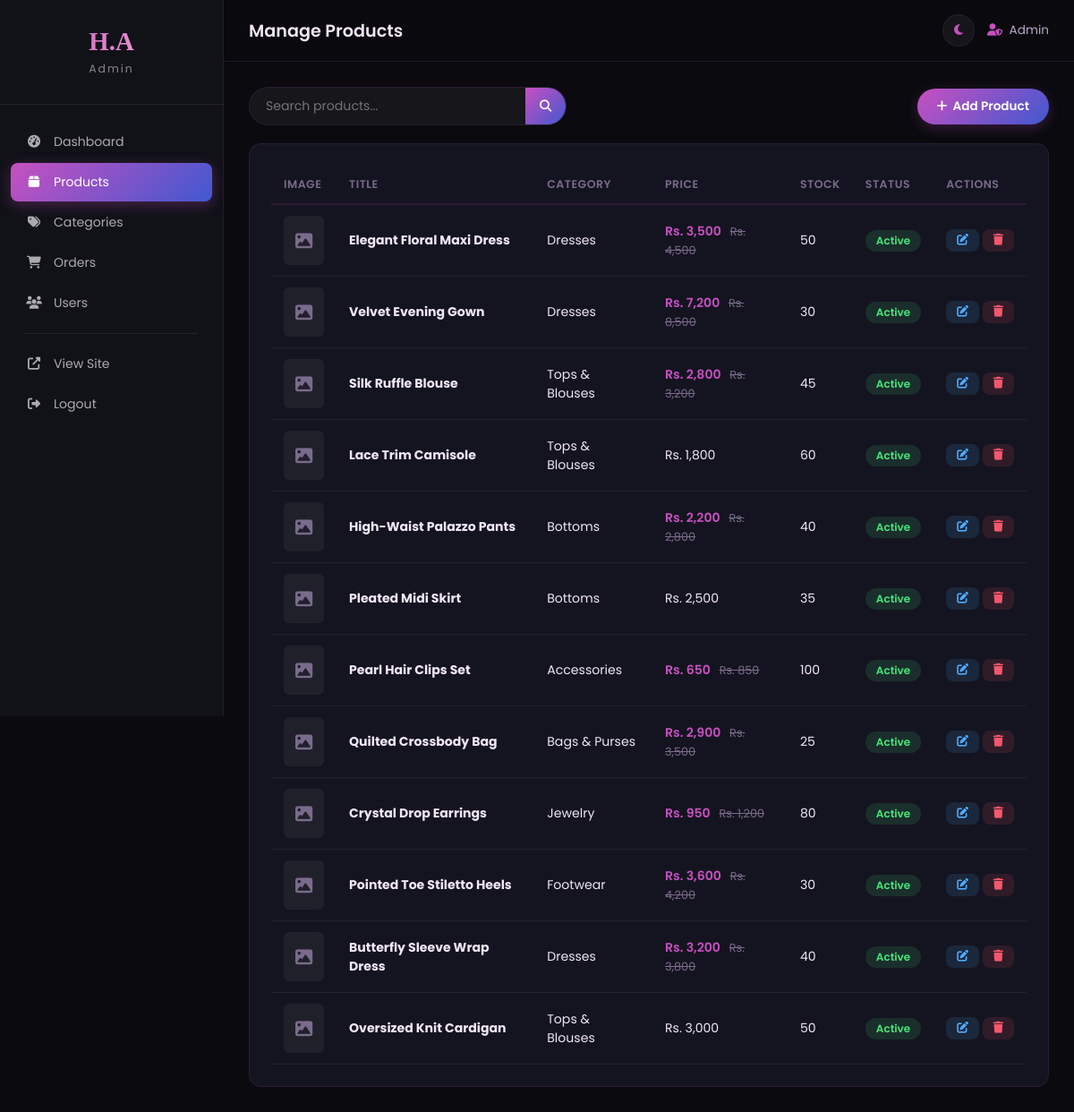
/admin/products.php (signed in), run on the app's committed database.
### tables this page shows
CREATE TABLE IF NOT EXISTS products (
    id INT AUTO_INCREMENT PRIMARY KEY,
    category_id INT NOT NULL,
    title VARCHAR(255) NOT NULL,
    slug VARCHAR(280) NOT NULL UNIQUE,
    short_description VARCHAR(500) DEFAULT NULL,
    description TEXT DEFAULT NULL,
    price DECIMAL(10,2) NOT NULL,
    discount_price DECIMAL(10,2) DEFAULT NULL,
    sizes VARCHAR(255) DEFAULT NULL,
    colors VARCHAR(255) DEFAULT NULL,
    stock INT DEFAULT 0,
    image VARCHAR(255) DEFAULT NULL,
    images TEXT DEFAULT NULL,
    featured TINYINT(1) DEFAULT 0,
    is_new TINYINT(1) DEFAULT 0,
    status ENUM('active','inactive') DEFAULT 'active',
    created_at TIMESTAMP DEFAULT CURRENT_TIMESTAMP,
    updated_at TIMESTAMP DEFAULT CURRENT_TIMESTAMP ON UPDATE CURRENT_TIMESTAMP,
    FOREIGN KEY (category_id) REFERENCES categories(id) ON DELETE CASCADE
);

CREATE TABLE IF NOT EXISTS categories (
    id INT AUTO_INCREMENT PRIMARY KEY,
    name VARCHAR(100) NOT NULL,
    slug VARCHAR(120) NOT NULL UNIQUE,
    description TEXT DEFAULT NULL,
    image VARCHAR(255) DEFAULT NULL,
    parent_id INT DEFAULT NULL,
    sort_order INT DEFAULT 0,
    created_at TIMESTAMP DEFAULT CURRENT_TIMESTAMP,
    FOREIGN KEY (parent_id) REFERENCES categories(id) ON DELETE SET NULL
);

### includes/config.php (called while the page is built, shortened)
<?php
function sanitize($data) {
    return htmlspecialchars(trim($data), ENT_QUOTES, 'UTF-8');
}
function formatPrice($price) {
    return CURRENCY . ' ' . number_format($price, 0);
}

### admin/products.php (the view, shortened to what this page needs)
<?php
require_once '../includes/config.php';
$search = sanitize($_GET['q'] ?? '');
$where = '';
$params = [];
$stmt = $pdo->prepare("SELECT p.*, c.name as category_name FROM products p JOIN categories c ON p.category_id = c.id $where ORDER BY p.created_at DESC");
$stmt->execute($params);
$products = $stmt->fetchAll();
require_once 'includes/admin-header.php';
?>
<div class="admin-toolbar">
    <form class="admin-search" method="GET">
        <input type="text" name="q" placeholder="Search products..." value="<?= sanitize($search) ?>">
        <button type="submit"><i class="fas fa-search"></i></button>
    </form>
    <a href="<?= SITE_URL ?>/admin/product-form.php" class="btn btn-primary"><i class="fas fa-plus"></i> Add Product</a>
</div>
<div class="admin-card">
    <div class="table-responsive">
        <table class="admin-table">
            <thead>
                <tr>
                    <th>Image</th>
                    <th>Title</th>
                    <th>Category</th>
                    <th>Price</th>
                    <th>Stock</th>
                    <th>Status</th>
                    <th>Actions</th>
                </tr>
            </thead>
            <tbody>
                <?php foreach ($products as $p): ?>
                    <tr>
                        <td>
                            <div class="table-img">
                                <?php if ($p['image']): ?>
                                    <img src="<?= SITE_URL ?>/assets/images/products/<?= $p['image'] ?>" alt="">
                                <?php else: ?>
                                    <i class="fas fa-image"></i>
                                <?php endif; ?>
                            </div>
                        </td>
                        <td><strong><?= sanitize($p['title']) ?></strong></td>
                        <td><?= sanitize($p['category_name']) ?></td>
                        <td>
                            <?php if ($p['discount_price']): ?>
                                <span class="price-current"><?= formatPrice($p['discount_price']) ?></span>
                                <span class="price-old"><?= formatPrice($p['price']) ?></span>
                            <?php else: ?>
                                <?= formatPrice($p['price']) ?>
                            <?php endif; ?>
                        </td>
                        <td><?= $p['stock'] ?></td>
                        <td><span class="status-badge status-<?= $p['status'] ?>"><?= ucfirst($p['status']) ?></span></td>
                        <td class="actions-cell">
                            <a href="<?= SITE_URL ?>/admin/product-form.php?id=<?= $p['id'] ?>" class="btn btn-sm btn-edit" title="Edit"><i class="fas fa-edit"></i></a>
                            <a href="<?= SITE_URL ?>/admin/products.php?delete=<?= $p['id'] ?>" class="btn btn-sm btn-delete" title="Delete" onclick="return confirm('Delete this product?')"><i class="fas fa-trash"></i></a>
                        </td>
                    </tr>
                <?php endforeach; ?>
            </tbody>
        </table>
    </div>
</div>
<?php require_once 'includes/admin-footer.php'; ?>

### assets/css/admin.css (style rules this page uses)
:root { --font-body: 'Poppins', sans-serif; --radius: 14px; --radius-sm: 8px; --transition: all 0.3s ease; }
[data-theme="dark"] { --bg-body: #0a0a0f; --bg-sidebar: #111118; --bg-card: rgba(22,22,35,0.9); --bg-header: rgba(10,10,15,0.95); --bg-input: rgba(255,255,255,0.05); --text-primary: #f0e6f6; --text-secondary: #b8a9c9; --text-muted: #7a6b8a; --accent: #c850c0; --accent-gradient: linear-gradient(135deg, #c850c0, #4158d0); --border: rgba(200,80,192,0.12); --border-light: rgba(255,255,255,0.06); --success: #43e97b; --error: #f5576c; --warning: #ffc107; }
*, *::before, *::after { box-sizing: border-box; margin: 0; padding: 0; }
body { font-family: var(--font-body); background: var(--bg-body); color: var(--text-primary); }
.admin-body { display: flex; min-height: 100vh; transition: background 0.3s, color 0.3s; }
.admin-card { background: var(--bg-card); border: 1px solid var(--border); border-radius: var(--radius); padding: 24px; margin-bottom: 20px; }
.table-responsive { overflow-x: auto; }
.admin-table { width: 100%; border-collapse: collapse; }
.admin-table thead { border-bottom: 2px solid var(--border); }
.admin-table th { padding: 12px 14px; text-align: left; font-size: 0.78rem; text-transform: uppercase; letter-spacing: 0.5px; color: var(--text-muted); font-weight: 600; }
.admin-table td { padding: 12px 14px; font-size: 0.88rem; border-bottom: 1px solid var(--border-light); vertical-align: middle; }
.table-img { width: 45px; height: 55px; border-radius: 6px; overflow: hidden; background: var(--bg-input); display: flex; align-items: center; justify-content: center; }
.table-img i { color: var(--text-muted); font-size: 1.2rem; }
.status-badge { display: inline-block; padding: 3px 12px; border-radius: 50px; font-size: 0.75rem; font-weight: 600; }
.status-active { background: rgba(67,233,123,0.12); color: var(--success); }
.actions-cell { white-space: nowrap; }
.btn { display: inline-flex; align-items: center; justify-content: center; gap: 6px; padding: 10px 22px; border-radius: 50px; font-size: 0.85rem; font-weight: 600; cursor: pointer; transition: var(--transition); border: none; font-family: var(--font-body); text-decoration: none; }
.btn-primary { background: var(--accent-gradient); color: white; box-shadow: 0 4px 15px rgba(200,80,192,0.25); }
.btn-sm { padding: 6px 12px; font-size: 0.8rem; border-radius: 8px; }
.btn-edit { background: rgba(79,172,254,0.12); color: #4facfe; }
.btn-delete { background: rgba(245,87,108,0.12); color: var(--error); }
.price-current { color: var(--accent); font-weight: 600; }
.price-old { font-size: 0.8rem; color: var(--text-muted); text-decoration: line-through; margin-left: 6px; }
.admin-toolbar { display: flex; justify-content: space-between; align-items: center; margin-bottom: 20px; gap: 14px; flex-wrap: wrap; }
.admin-search { display: flex; border: 1px solid var(--border); border-radius: 50px; overflow: hidden; background: var(--bg-input); }
.admin-search input { padding: 10px 18px; border: none; background: transparent; color: var(--text-primary); font-family: var(--font-body); font-size: 0.88rem; outline: none; min-width: 250px; }
.admin-search button { padding: 10px 16px; background: var(--accent-gradient); border: none; color: white; cursor: pointer; }

### data on the page
products: title "Elegant Floral Maxi Dress", category.name "Dresses", discount_price "Rs. 3,500", price "Rs. 4,500", stock "50", status "Active"
products: title "Velvet Evening Gown", category.name "Dresses", discount_price "Rs. 7,200", price "Rs. 8,500", stock "30", status "Active"
products: title "Silk Ruffle Blouse", category.name "Tops & Blouses", discount_price "Rs. 2,800", price "Rs. 3,200", stock "45", status "Active"
products: title "Lace Trim Camisole", category.name "Tops & Blouses", price "Rs. 1,800", stock "60", status "Active"
products: title "High-Waist Palazzo Pants", category.name "Bottoms", discount_price "Rs. 2,200", price "Rs. 2,800", stock "40", status "Active"
products: title "Pleated Midi Skirt", category.name "Bottoms", price "Rs. 2,500", stock "35", status "Active"
products: title "Pearl Hair Clips Set", category.name "Accessories", discount_price "Rs. 650", price "Rs. 850", stock "100", status "Active"
products: title "Quilted Crossbody Bag", category.name "Bags & Purses", discount_price "Rs. 2,900", price "Rs. 3,500", stock "25", status "Active"
products: title "Crystal Drop Earrings", category.name "Jewelry", discount_price "Rs. 950", price "Rs. 1,200", stock "80", status "Active"
products: title "Pointed Toe Stiletto Heels", category.name "Footwear", discount_price "Rs. 3,600", price "Rs. 4,200", stock "30", status "Active"
products: title "Butterfly Sleeve Wrap Dress", category.name "Dresses", discount_price "Rs. 3,200", price "Rs. 3,800", stock "40", status "Active"
products: title "Oversized Knit Cardigan", category.name "Tops & Blouses", price "Rs. 3,000", stock "50", status "Active"

### other printed values
$pageTitle "Manage Products"
$_SESSION['user_name'] "Admin"
